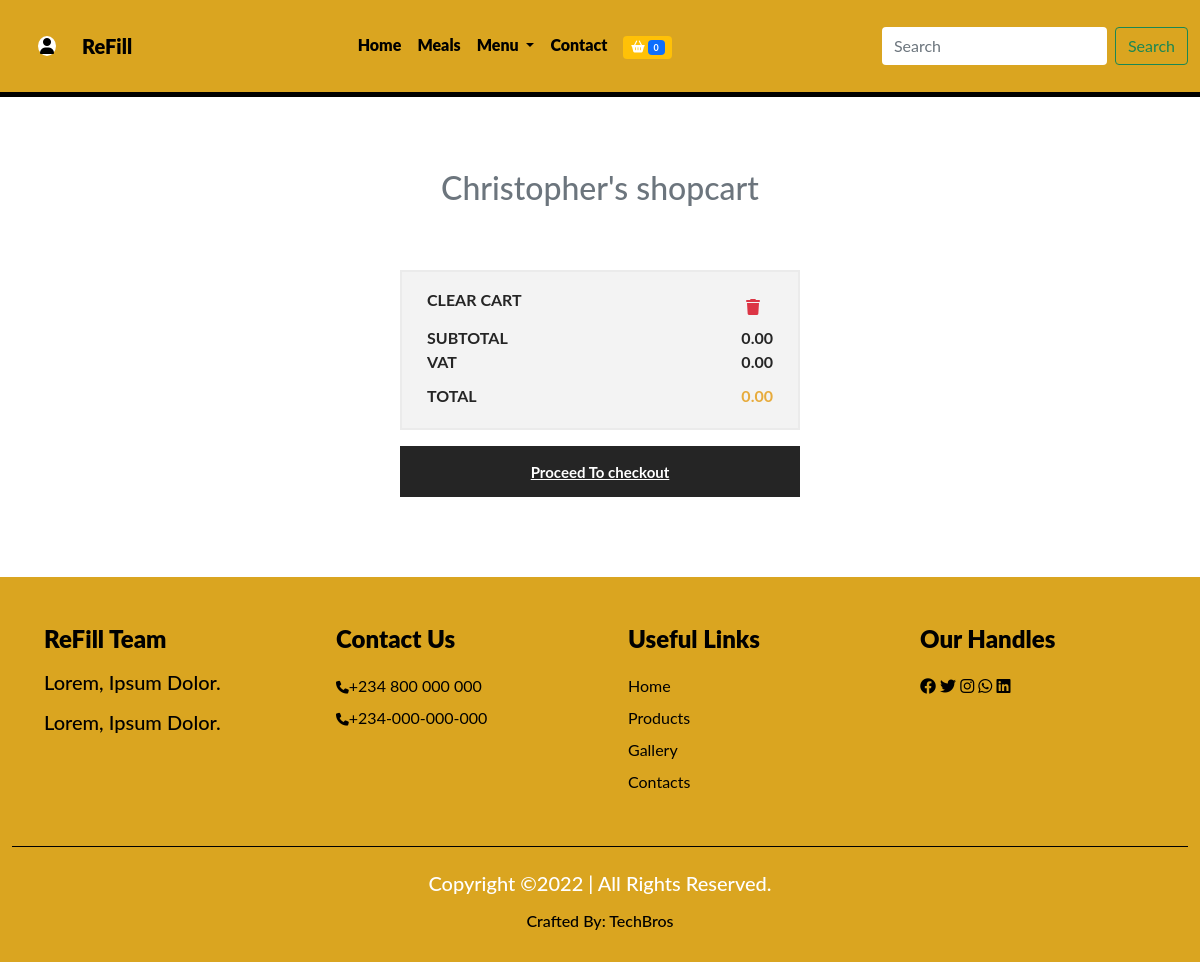
Before: /mycart (signed in) with the older database file.
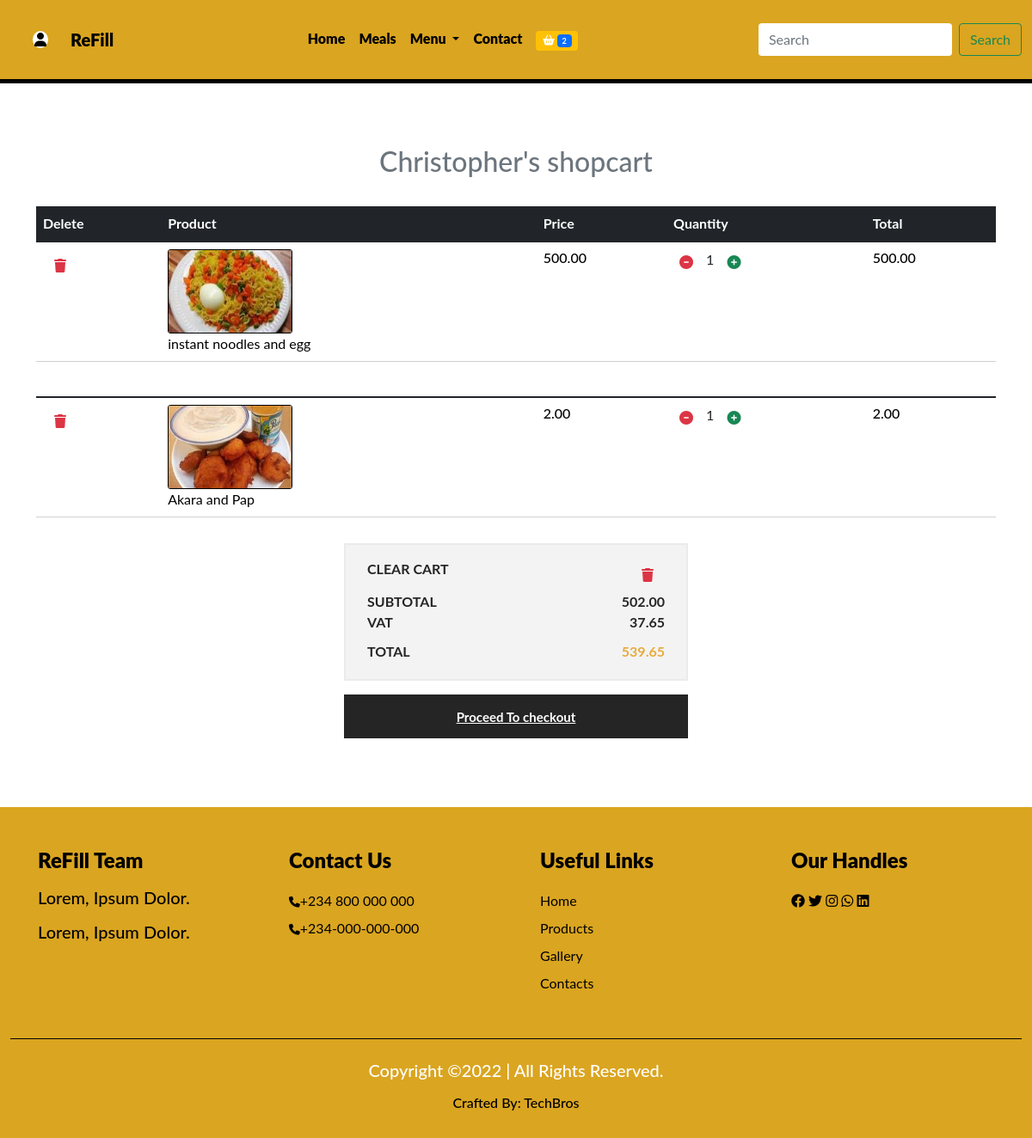
After: the same page with the newer database file.
### dashboard/models.py (models this page shows, shortened)
class Profile(models.Model):
    user = models.OneToOneField(User, on_delete=models.CASCADE)
    first_name = models.CharField(max_length=250)
    last_name = models.CharField(max_length=250)
    email = models.EmailField(max_length=250)
    phone = models.CharField(max_length=20)
    address = models.CharField(max_length=250)
    city = models.CharField(max_length=250)
    state = models.CharField(max_length=250)
    profile_pix = models.ImageField(upload_to= 'dashboard', default='dashboard/avatar.jpg')

### cart/models.py (models this page shows, shortened)
class Shopcart(models.Model):
    user = models.ForeignKey(User, on_delete=models.CASCADE)
    dish = models.ForeignKey(Dish, on_delete=models.CASCADE)
    c_date = models.DateTimeField(auto_now_add=True)
    c_name = models.CharField(max_length=50)
    quantity = models.IntegerField()
    c_price = models.IntegerField()
    amount = models.IntegerField()
    cart_code = models.CharField(max_length=255, default='a')
    paid = models.BooleanField(default=False)
    class Meta:
        db_table = 'shopcart'
        managed = True
        verbose_name = 'Shopcart'
        verbose_name_plural = 'Shopcarts'

### techbro/models.py (models this page shows, shortened)
class Dish(models.Model):
    category = models.ForeignKey(Category, on_delete=models.CASCADE)
    breakfast = models.BooleanField(default=False)
    lunch = models.BooleanField(default=False)
    dinner = models.BooleanField(default=False)
    appetizer = models.BooleanField(default=False)
    dessert = models.BooleanField(default=False)
    drink = models.BooleanField(default=False)
    name = models.CharField(max_length=50)
    image = models.ImageField(upload_to='food', default='pix.png', blank=True, null=True)
    price = models.IntegerField()
    min = models.IntegerField()
    max = models.IntegerField()
    special = models.BooleanField(default=False)
    in_stock = models.BooleanField()
    description = models.TextField()
    class Meta:
        db_table = 'dish'
        managed = True
        verbose_name = 'Dish'
        verbose_name_plural = 'Dishes'

### techbro/views.py (the view)
# urls.py: path('mycart', mycart, name='mycart'),
@login_required(login_url='signin')
def mycart(request):
    profile = Profile.objects.get(user__username = request.user.username)
    shopcart = Shopcart.objects.filter(user__username = request.user.username, paid=False)
    subtotal = 0
    vat = 0
    total = 0
    for item in shopcart:
        subtotal += item.amount
    vat = 0.075 * subtotal
    total = vat + subtotal
    context = {
        'profile':profile,
        'shopcart':shopcart,
        'subtotal':subtotal,
        'vat':vat,
        'total':total,
    }
    return render(request, 'cart.html', context)

### techbro/context_processor.py (called while the page is built)
def cartcount(request):
    count = Shopcart.objects.filter(user__username = request.user.username, paid= False)
    user1 = user__username = 1
    itemcount = 0
    for item in count:
        itemcount += user1
    context = {
        'itemcount': itemcount,
    }
    return context

### techbro/templates/cart.html (shortened to what this page needs)
{% extends 'base.html' %}
{% load humanize %}
{% block header %} {% include 'header.html' %}{% endblock header %}
{% block content %}
 <section class="mt-5">
    <div class="container cart">
      <div class="table-responsive">
        <h2 class="text-center text-secondary py-4">{{profile.first_name|title}}'s shopcart</h2>
        <table class="table">
          <thead class="thead bg-dark">
            {% if shopcart %}
            {% for item in shopcart %}
            <tr>
                <th scope="col" class="text-white">Delete</th>
                <th scope="col" class="text-white">Product</th>
                <th scope="col" class="text-white">Price</th>
                <th scope="col" class="text-white">Quantity</th>
                <th scope="col" class="text-white">Total</th>
              </tr>
            </thead>
            <tbody>
              <tr>
                <td>
                    <form action="{% url 'deletemeal' %}" method="POST">
                        <button type="submit" onclick="return confirm('Are you sure you want to delete this item from your basket?')" class="btn btn-transparent text-danger"><i class="fa-solid fa-trash"></i></button>
                    </form>
                </td>
                <td>
                  <div class="main">
                    <div class="d-flex">
                      <img src="{{item.dish.image.url}}" alt="">
                    </div>
                    <div class="des">
                      <p>{{item.c_name}}</p>
                    </div>
                  </div>
                </td>
                <td>
                  <h6>{{item.c_price|floatformat:2|intcomma}}</h6>
                </td>
                <td>
                  <div class="counter d-flex">
                    <form action="{% url 'decrease' %}" method="POST">
                      <button type="submit" class="bg-transparent border-0"><i class="fa-solid fa-circle-minus text-danger border-0"></i></button>
                    </form>
                    <span class="ms-2 me-2">{{item.quantity}}</span>
                     <form action="{% url 'increase' %}" method="POST">
                      <button type="submit" class="bg-transparent border-0"><i class="fas fa-circle-plus text-success border-0"></i></button>
                    </form>
                  </div>
                </td>
                <td>
                  <h5>{{item.amount|floatformat:2|intcomma}}</h5>
                </td>
              </tr>
            {% endfor %}
            {% endif %}
          </tbody>
        </table>
      </div>
    </div>
  </section>
  <div class="col-lg-4 offset-lg-4">
    <div class="checkout">
      <ul>
        <li class="clearcart">Clear cart
          <span><form action="{% url 'clearcart' %}" method="POST">
            <button type="submit" onclick="return confirm('Are you sure you want to delete all items from your cart?')" class="btn btn-transparent text-danger"><i class="fa-solid fa-trash"></i></button>
        </form></span>
        </li>
        <li class="Subtotal">Subtotal
          <span>{{subtotal|floatformat:2|intcomma}}</span>
        </li>
        <li class="Subtotal">VAT
          <span>{{vat|floatformat:2|intcomma}}</span>
        </li>
        <li class="cart-total">Total
          <span>{{total|floatformat:2|intcomma}}</span>
        </li>
      </ul>
      <a href="{% url 'checkout' %}" class="proceed-btn">Proceed To checkout</a>
    </div>
  </div>
{% endblock content %}
{% block footer %} {% include 'footer.html' %}{% endblock footer %}

### techbro/templates/base.html (shortened to what this page needs)
<!doctype html>
{% load static %}
<html lang="en">
  <head>
    <link href="https://cdn.jsdelivr.net/npm/bootstrap@5.1.3/dist/css/bootstrap.min.css" rel="stylesheet">
    <link rel="stylesheet" href="https://cdnjs.cloudflare.com/ajax/libs/font-awesome/6.1.1/css/all.min.css"/>
    <link href="https://unpkg.com/aos@2.3.1/dist/aos.css" rel="stylesheet">
    <link rel="stylesheet" href="{% static 'css/dash.css' %}">
    <link rel="stylesheet" href="{% static 'css/index.css' %}">
    <link rel="stylesheet" href="{% static 'css/nedu.css' %}">
    <link rel="stylesheet" href="{% static 'css/style.css' %}">
  </head>
  <body>
    {% block header %}{% endblock header %}
    {% block content %} {% endblock content %}
    {% block footer %}{% endblock footer %}
  </body>
</html>

### techbro/templates/header.html (shortened to what this page needs)
    <nav class="navbar navbar-expand-lg navbar-light techbro">
        <div class="container-fluid ">
        <a class="nav-item dropdown nav-link active" href="#" id="navbarDropdown" role="button" data-bs-toggle="dropdown" aria-expanded="false">
            <i class="fa-solid fa-user"></i>
            </a>
        <a class="navbar-brand" href="{% url 'index' %}">ReFill</a>
        <div class="collapse navbar-collapse" id="navbarSupportedContent">
            <ul class="navbar-nav mx-auto mb-2 mb-lg-0">
            <li class="nav-item">
                <a class="nav-link active" aria-current="page" href="{% url 'index' %}">Home</a>
            </li>
            <li class="nav-item">
                <a class="nav-link active" href="{% url 'all_food' %}">Meals</a>
            </li>
            <li class="nav-item dropdown">
                <a class="nav-link active dropdown-toggle" id="navbarDropdown" role="button" data-bs-toggle="dropdown" aria-expanded="false">
                    Menu
                </a>
            </li>
            <li class="nav-item">
                <a class="nav-link active">Contact</a>
            </li>
            <li class="nav-item">
                <a href="{% url 'mycart' %}" class="nav-link active">
                    {% if itemcount > 0 %}
                        <span class="badge bg-warning text-white">
                            <i class="fa-solid fa-basket-shopping"></i>
                            <span class="badge bg-primary text-white">{{itemcount}}</span>
                        </span>
                    {% else %}
                        <span class="badge bg-warning text-white">
                            <i class="fa-solid fa-basket-shopping"></i>
                            <span class="badge bg-primary text-white">0</span>
                        </span>
                    {% endif %}
                </a>
            </li>
            </ul>
            <form class="d-flex">
            <input class="form-control me-2" type="search" placeholder="Search" aria-label="Search">
            <button class="btn btn-outline-success" type="submit">Search</button>
            </form>
        </div>
        </div>
    </nav>

### techbro/templates/footer.html
<div class="container-fluid footer ">
    <div class="row footer1">
      <div class="col-5 col-sm-6 col-md-6 col-lg-3 col-xl-3">
        <h4>ReFill Team</h4>
        <h5>Lorem, ipsum dolor.</h5>
        <h5>Lorem, ipsum dolor.</h5>
      </div>
      <div class="col-5 col-sm-6 col-md-6 col-lg-3 col-xl-3">
        <h4>contact us</h4>
        <ul class="list-unstyled">
          <li><span><i class="fa-solid fa-phone"></i></span>+234 800 000 000</li>
          <li><span><i class="fa-solid fa-phone"></i></span>+234-000-000-000</li>
        </ul>
      </div>
      <div class="col-5 col-sm-6 col-md-6 col-lg-3 col-xl-3">
        <h4>Useful links</h4>
        <ul class="list-unstyled">
          <li><a href="{% url 'index' %}">home</a></li>
          <li><a href="#">products</a></li>
          <li><a href="#">gallery</a></li>
          <li><a href="#">contacts</a></li>
        </ul>
      </div>
      <div class="col-5 col-sm-6 col-md-6 col-lg-3 col-xl-3">
        <h4>Our Handles</h4>
        <ul class="list-unstyled">
          <li><a href="#"><i class="fa-brands fa-facebook"></i></a>
            <a href="#"><i class="fa-brands fa-twitter"></i></a>
            <a href="#"><i class="fa-brands fa-instagram"></i></a>
            <a href="#"><i class="fa-brands fa-whatsapp"></i></a>
            <a href="#"><i class="fa-brands fa-linkedin"></i></a></li>
        </ul>
      </div>
    </div>
    <div class="text-center py-4 footer2">
      <h5>copyright &copy;2022 | All rights reserved.</h5>
      <h6><a href="#">crafted by: TechBros</a></h6>
    </div>
  </div>

### techbro/static/css/dash.css (style rules this page uses)
* { box-sizing: border-box; margin: 0; padding: 0; }
.footer { background: goldenrod; }
.footer1 { padding-top: 3rem; padding-left: 2rem; padding-bottom: 2rem; line-height: 2rem; }
.footer1 h4 { color: black; font-weight: 900; margin-bottom: 1rem; text-transform: capitalize; }
.footer h5 { color: black; margin-bottom: 1rem; text-transform: capitalize; }
.footer1 ul a { text-decoration: none; text-transform: capitalize; color: black; font-size: 1rem; transition: 0.5s; }
.footer1 .fa-phone { color: black; font-size: .8rem; }
.footer1 li { color: black; }
.footer2 { border-top: 1px solid black; }
.footer2 h5 { color: white; margin-bottom: 1rem; text-transform: capitalize; }
.footer2 a { color: black; text-transform: capitalize; text-decoration: none; }

### techbro/static/css/index.css (style rules this page uses)
* { margin: 0; padding: 0; box-sizing: border-box; }
.techbro { background: goldenrod; padding-top: 25px; padding-bottom: 25px; border-bottom: 5px solid black; }
.navbar { position: sticky; top: 0; z-index: 4; }
.techbro .navbar-brand { color: black; font-weight: 1000; }
.techbro #navbarSupportedContent a { color: black; font-weight: 1000; }
.techbro input[type="search"] { border: none; outline: none; }
.techbro .fa-user { color: black; border: 2px solid white; border-radius: 50%; background: white; transition: 0.5s; margin-left: 10px; margin-right: 10px; cursor: pointer; }
.footer { margin-top: 5rem; background: goldenrod; }
.footer1 { padding-top: 3rem; padding-left: 2rem; padding-bottom: 2rem; line-height: 2rem; }
.footer1 h4 { color: black; font-weight: 900; margin-bottom: 1rem; text-transform: capitalize; }
.footer h5 { color: black; margin-bottom: 1rem; text-transform: capitalize; }
.footer1 ul a { text-decoration: none; text-transform: capitalize; color: black; font-size: 1rem; transition: 0.5s; }
.footer1 .fa-phone { color: black; font-size: .8rem; }
.footer1 li { color: black; }
.footer2 { border-top: 1px solid black; }
.footer2 h5 { color: white; margin-bottom: 1rem; text-transform: capitalize; }
.footer2 a { color: black; text-transform: capitalize; text-decoration: none; }

### techbro/static/css/nedu.css (style rules this page uses)
* { padding: 0; margin: 0; box-sizing: border-box; }
:root { --body: white; --navbody: pink; --navbar: #0f0f0ffb; --text: #f8aa02; --navback: #003566; --moon: black; }
body { font-family: 'Lato', sans-serif; background: var(--body); }
.main .d-flex img { width: 145px; height: 98px; }
.cart .table { margin-bottom: 30px; border-bottom: 1px solid rgb(212, 207, 207); }
.cart .table thead tr th { border-top: 0px; font-size: 16px; font-weight: bold; border-bottom: 0px; }
.cart .table tbody tr td .main .d-flex { padding-right: 30px; }
.cart .table tbody tr td .main .d-flex img { border: 1px solid var(--moon); border-radius: 3px; }
.cart .table tbody tr td .main .des { vertical-align: middle; align-self: center; }
.cart .table tbody tr td .main .des p { margin-bottom: 0px; color: var(--moon); }
.cart .table tbody tr td h6 { font-size: 16px; color: var(--moon); margin-bottom: 0px; }
.cart .table tbody tr td h5 { font-size: 16px; color: var(--moon); margin-bottom: 0px; }
.cart .table tbody tr td .counter { margin-bottom: 0px; }
.counter i { border: 1px solid var(--moon); padding: 7px; display: inline-block; position: relative; }
.checkout ul { border: 2px solid #ebebeb; background: #f3f3f3; padding-left: 25px; padding-right: 25px; padding-top: 16px; padding-bottom: 20px; }
.checkout ul li { list-style: none; font-size: 16px; font-weight: bold; color: #252525; text-transform: uppercase; overflow: hidden; }
.checkout ul li.cart-total { padding-top: 10px; }
.checkout ul li.cart-total span { color: #e7ab3c; }
.checkout ul li span { float: right; }
.checkout .proceed-btn { font-size: 15px; font-weight: bold; color: #fff; background: #252525; text-transform: uppercase; padding: 15px 25px 14px 25px; display: block; text-align: center; text-transform: none; }

### techbro/static/css/style.css (style rules this page uses)
* { margin: 0; padding: 0; box-sizing: border-box; }

Changed rows visible on the page:
added Shopcart: dish.image (picture), c_name "instant noodles and egg", c_price "500.00", quantity "1", amount "500.00"
added Shopcart: dish.image (picture), c_name "Akara and Pap", c_price "2.00", quantity "1", amount "2.00"
Other visible differences:
{{ itemcount }}: (not shown) → "2"
{{ subtotal|floatformat:2|intcomma }}: "0.00" → "502.00"
{{ vat|floatformat:2|intcomma }}: "0.00" → "37.65"
{{ total|floatformat:2|intcomma }}: "0.00" → "539.65"
text no longer shown: "0"
